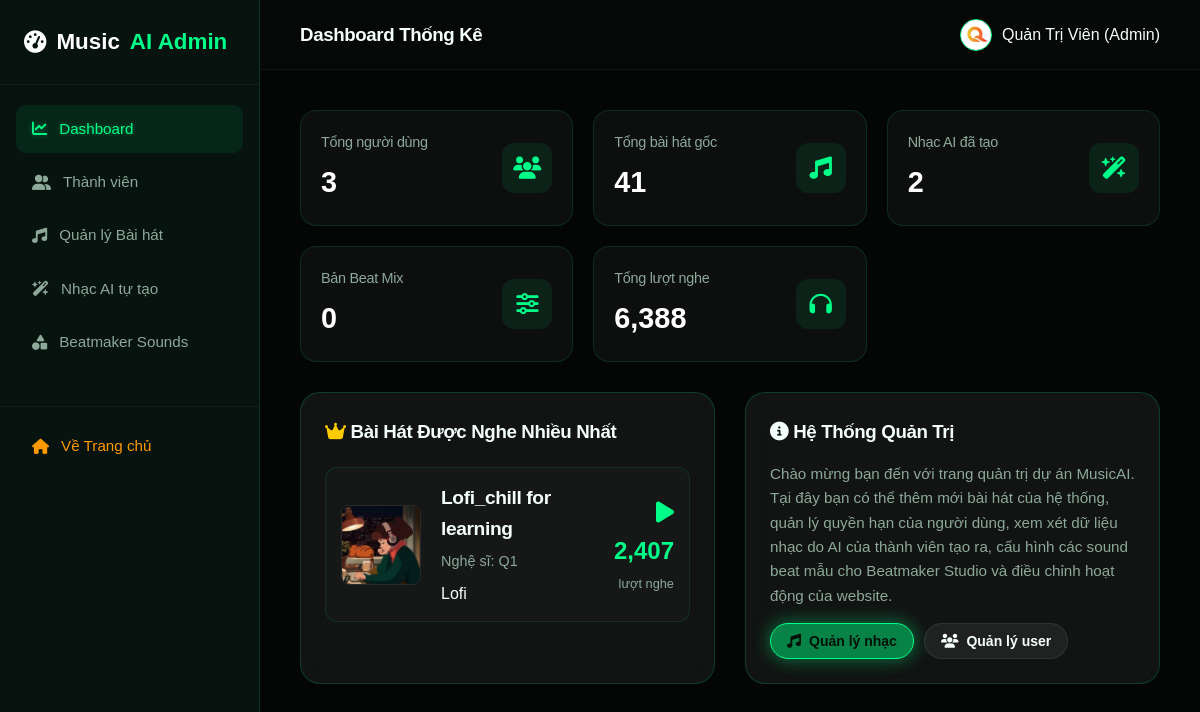
/admin/dashboard.php (signed in), run on an earlier commit of the app's database.
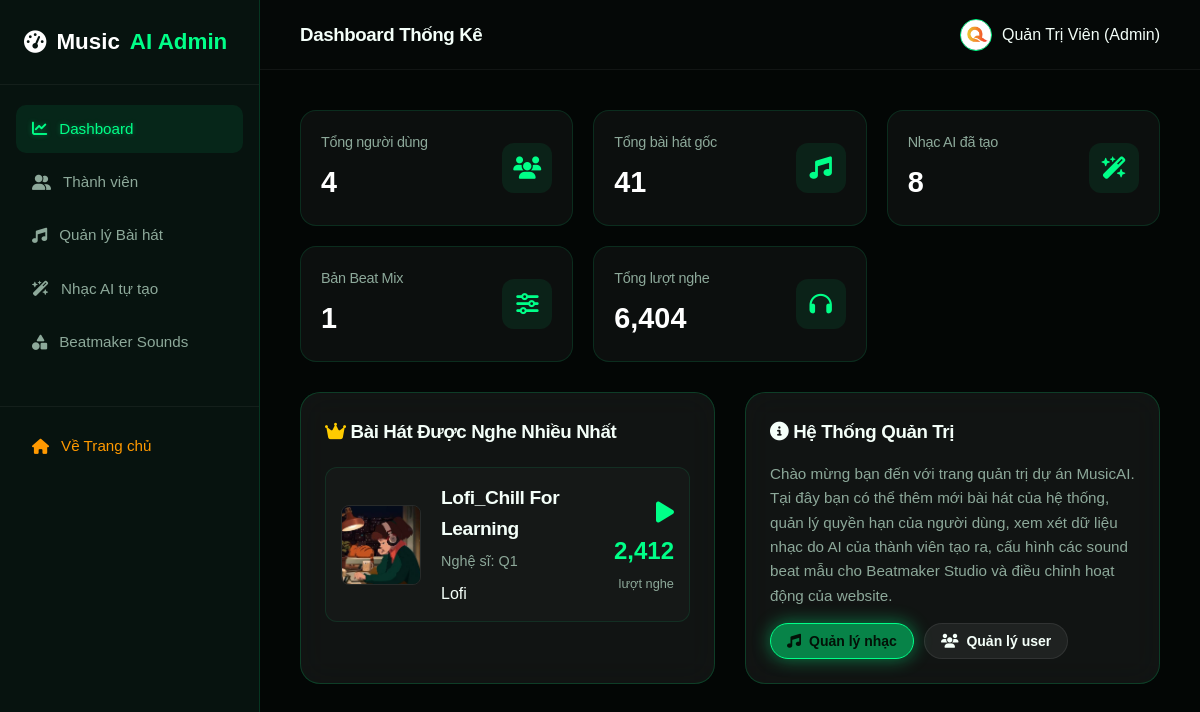
And on a later commit of the database.
### tables this page shows
CREATE TABLE `songs` (
  `id` int(11) NOT NULL,
  `title` varchar(150) NOT NULL COMMENT 'Tiêu đề bài hát',
  `artist` varchar(100) NOT NULL COMMENT 'Tên ca sĩ / nhóm nhạc',
  `genre` varchar(50) NOT NULL COMMENT 'Thể loại âm nhạc',
  `audio_file` varchar(255) NOT NULL COMMENT 'Đường dẫn tệp tin âm nhạc (.mp3)',
  `thumbnail` varchar(255) DEFAULT NULL COMMENT 'Đường dẫn ảnh bìa bài hát',
  `plays` int(11) DEFAULT 0 COMMENT 'Tổng số lượt phát nhạc',
  `created_at` timestamp NOT NULL DEFAULT current_timestamp()
);

### config/config.php (called while the page is built, shortened)
<?php
function url($path = '') {
    return BASE_URL . ltrim($path, '/');
}
function sanitize($data) {
    return htmlspecialchars(strip_tags(trim($data)), ENT_QUOTES, 'UTF-8');
}

### admin/dashboard.php (the view, shortened to what the changed rows need)
<?php
require_once __DIR__ . '/admin_header.php';
$total_users = 0;
$total_ai_songs = 0;
$total_beat_mixes = 0;
$total_plays = 0;
$top_song = null;
if ($db_connected && $conn) {
    try {
        $total_users = $conn->query("SELECT COUNT(*) FROM users")->fetchColumn();
        $total_ai_songs = $conn->query("SELECT COUNT(*) FROM ai_songs")->fetchColumn();
        $total_beat_mixes = $conn->query("SELECT COUNT(*) FROM beat_mixes")->fetchColumn();
        $total_plays = $conn->query("SELECT SUM(plays) FROM songs")->fetchColumn() ?: 0;
        $stmt = $conn->query("SELECT * FROM songs ORDER BY plays DESC LIMIT 1");
        $top_song = $stmt->fetch();
    } catch (PDOException $e) {
        $total_users = 25;
        $total_songs = count($fallback_songs);
        $total_ai_songs = count($fallback_ai_songs);
        $total_beat_mixes = count($fallback_beat_mixes);
        $total_plays = 5320;
        $top_song = $fallback_songs[3];
    }
}
?>
<div class="admin-stats-grid">
    <div class="stat-card">
        <div class="stat-info">
            <h4>Tổng người dùng</h4>
            <div class="stat-value"><?php echo number_format($total_users); ?></div>
        </div>
    </div>
    <div class="stat-card">
        <div class="stat-info">
            <h4>Nhạc AI đã tạo</h4>
            <div class="stat-value"><?php echo number_format($total_ai_songs); ?></div>
        </div>
    </div>
    <div class="stat-card">
        <div class="stat-info">
            <h4>Bản Beat Mix</h4>
            <div class="stat-value"><?php echo number_format($total_beat_mixes); ?></div>
        </div>
    </div>
    <div class="stat-card">
        <div class="stat-info">
            <h4>Tổng lượt nghe</h4>
            <div class="stat-value"><?php echo number_format($total_plays); ?></div>
        </div>
    </div>
</div>
<div class="grid-2">
    <div class="glass-card">
        <?php if ($top_song): ?>
            <?php
                $cover_src = 'assets/images/default_song.jpg';
                if (!empty($top_song['thumbnail'])) {
                    $cover_src = (strpos($top_song['thumbnail'], 'assets/') === 0 || strpos($top_song['thumbnail'], 'storage/') === 0)
                        ? $top_song['thumbnail']
                        : 'storage/thumbnails/' . $top_song['thumbnail'];
                }
            ?>
            <div style="display: flex; align-items: center; gap: 20px; background: rgba(255,255,255,0.02); padding: 15px; border-radius: 12px; border: 1px solid rgba(0, 255, 136, 0.1);">
                <img src="<?php echo url($cover_src); ?>" alt="Cover" style="width: 80px; height: 80px; border-radius: 8px; object-fit: cover; border: 1px solid var(--border-light);">
                <div style="flex-grow: 1;">
                    <h4 style="font-size: 1.2rem; margin-bottom: 5px;"><?php echo sanitize($top_song['title']); ?></h4>
                    <p style="color: var(--text-muted); font-size: 0.9rem; margin-bottom: 8px;">Nghệ sĩ: <?php echo sanitize($top_song['artist']); ?></p>
                    <span class="genre-tag"><?php echo sanitize($top_song['genre']); ?></span>
                </div>
                <div style="text-align: right;">
                    <div style="font-size: 1.5rem; font-weight: 700; color: var(--green-main);"><i class="fa-solid fa-play"></i> <?php echo number_format($top_song['plays']); ?></div>
                    <span style="font-size: 0.8rem; color: var(--text-muted);">lượt nghe</span>
                </div>
            </div>
        <?php else: ?>
            <p style="color: var(--text-muted);">Chưa có dữ liệu bài hát.</p>
        <?php endif; ?>
    </div>
</div>
<?php require_once __DIR__ . '/admin_footer.php'; ?>

What changed in the data, as far as the page shows it:
changed songs "Lofi": title "Lofi_chill for learning" → "Lofi_Chill For Learning"; plays "2,407" → "2,412"
Also different on the page:
$total_users: "3" → "4"
$total_ai_songs: "2" → "8"
$total_beat_mixes: "0" → "1"
$total_plays: "6,388" → "6,404"
